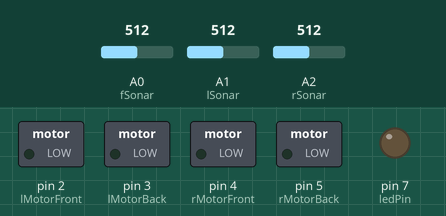
Bench run of a sketch on a simulated Arduino Uno, built with avr-gcc and run on an emulated ATmega328P. Shown: switched loads named in the sketch (green lamp = pin HIGH), output pins drawn as LEDs (lit = HIGH). Dashed ring = blinking. The inputs (shaded band) are chosen by the test bench; at power-on: A0 (fSonar) = 512, A2 (rSonar) = 512, A1 (lSonar) = 512.

Above: at 0.97 s.
1.3 s: A0 (fSonar) set to 32
4.3 s: A0 (fSonar) set to 26
At 5.03 s:
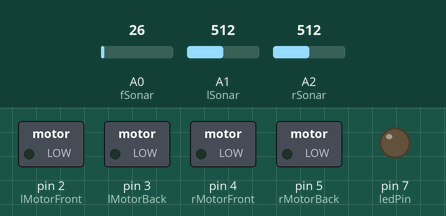
7.3 s: A2 (rSonar) set to 523
At 7.65 s:
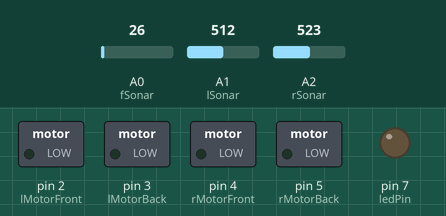
10.3 s: A2 (rSonar) set to 511
At 10.66 s:
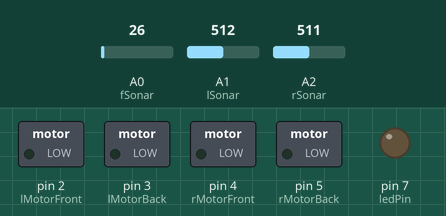
13.3 s: A2 (rSonar) set to 716
At 13.66 s:
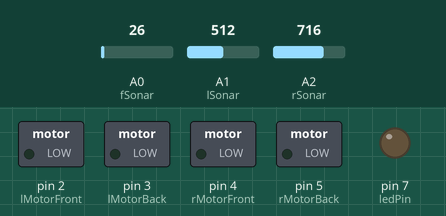
Timing chart, 0 to 17.3 s (numbered marks = the images above; inputs shaded):
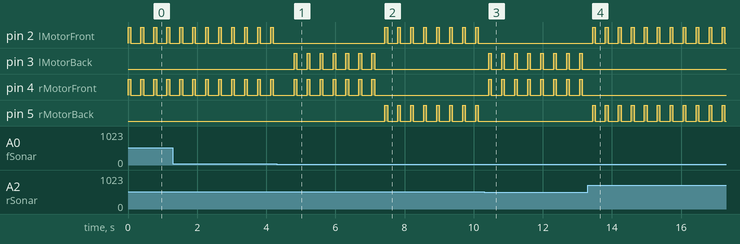

The sketch:

robot.ino
```cpp
/**
 * Video-Based Target Identification System
 * Robot Subsystem (Blumenkranz)
 *
 * Move forward while reading from sonar sensor
 * If within distance range, check left and right sonar
 * Move in direction with most room until forward is free
 *
 * Override autonomous control if Pi says so
 * Communicate with Pi over SPI
 * Light LED entirely based on whim of the Pi
 *
 * (c) 2014 Muhammad Abdul-Rahim
 */

#include <SPI.h>

//	Self-defined SPI bytes
#define MOTOR_START		0x01
#define MOTOR_STOP		0x02
#define LED_ON			0x03
#define LED_OFF			0x04

//	Motor states
#define MOTION_NONE		0x00
#define MOTION_FORWARD	0x01
#define MOTION_LEFT		0x02
#define MOTION_RIGHT	0x03

//	Analog pins for sonar sensors
const int fSonar = A0;
const int lSonar = A1;
const int rSonar = A2;

//	Digital pins for H-Bridge logic
const int lMotorFront = 2;
const int lMotorBack = 3;
const int rMotorFront = 4;
const int rMotorBack = 5;

//	Digital pin for LED
const int ledPin = 7;

//	Debug variables
const boolean debug = false;
const int baudRate = 9600;

//	Motor control variables
const int sensorRange = 30;	// what is this in cm?
const int motorDelay = 300;		// milliseconds

//	Logical booleans
volatile boolean motorsAllowed = true;
boolean inTurn = false;

//	read all sonar sensors at the start
unsigned int fSonarValue;
unsigned int lSonarValue;
unsigned int rSonarValue;

void setup()
{
	if( debug )
		Serial.begin(baudRate);

	//	initialize pins
	pinMode(lMotorFront,	OUTPUT);
	pinMode(lMotorBack,		OUTPUT);
	pinMode(rMotorFront,	OUTPUT);
	pinMode(rMotorBack,		OUTPUT);
	pinMode(ledPin,			OUTPUT);
	setMotors(MOTION_NONE);

	// initialize SPI
	pinMode(MISO,OUTPUT);
	SPCR |= _BV(SPE);
	SPI.attachInterrupt();
}

//	SPI Interrupt Service Routine
ISR(SPI_STC_vect)
{
	byte b = SPDR;	// SPI Data Register
	if( debug )
		Serial.println(b,HEX);

	switch(b)
	{
		//	Motor control dictated by main loop()
		case MOTOR_START:
			motorsAllowed = true;
			break;
		case MOTOR_STOP:
			motorsAllowed = false;
			setMotors(MOTION_NONE);
			break;

		//	LED control self-contained
		case LED_ON:
			digitalWrite(ledPin,HIGH);
			break;
		case LED_OFF:
			digitalWrite(ledPin,LOW);
			break;
	}
}

void loop()
{
	if( !motorsAllowed )
		setMotors(MOTION_NONE);
	else
	{
		//	read all sonar sensors at the start
		fSonarValue = analogRead(fSonar);
		lSonarValue = analogRead(lSonar);
		rSonarValue = analogRead(rSonar);

		//	I wish prinf() could work for this, but alas
		if( debug )
		{
			Serial.print("{");
			Serial.print(fSonarValue);
			Serial.print(",");
			Serial.print(lSonarValue);
			Serial.print(",");
			Serial.print(rSonarValue);
			Serial.println("}");
		}

		//	if the front sonar is blocked, handle directional turn
		if( fSonarValue < sensorRange )
		{
			//	force a slight delay before starting turn
			if( !inTurn )
			{
				setMotors(MOTION_NONE);
				delay(motorDelay);
				inTurn = true;
			}

			//	determine direction to turn in and turn
			if( rSonarValue > lSonarValue )
				setMotors(MOTION_RIGHT);
			else
				setMotors(MOTION_LEFT);
		}
		else
		{
			setMotors(MOTION_FORWARD);
			inTurn = false;
		}

		//	slow down the robot
		delay(motorDelay/4);
		setMotors(MOTION_NONE);
		delay(motorDelay);

	}
}

//	Set motor based on which direction you want to go (obfuscation!)
void setMotors(byte state)
{
	switch(state)
	{
		case MOTION_NONE:
			digitalWrite(lMotorFront,	LOW);
			digitalWrite(lMotorBack,	LOW);
			digitalWrite(rMotorFront,	LOW);
			digitalWrite(rMotorBack,	LOW);
			break;
		case MOTION_FORWARD:
			digitalWrite(lMotorFront,	HIGH);
			digitalWrite(lMotorBack,	LOW);
			digitalWrite(rMotorFront,	HIGH);
			digitalWrite(rMotorBack,	LOW);
			break;
		case MOTION_LEFT:
			digitalWrite(lMotorFront,	LOW);
			digitalWrite(lMotorBack,	HIGH);
			digitalWrite(rMotorFront,	HIGH);
			digitalWrite(rMotorBack,	LOW);
			break;
		case MOTION_RIGHT:
			digitalWrite(lMotorFront,	HIGH);
			digitalWrite(lMotorBack,	LOW);
			digitalWrite(rMotorFront,	LOW);
			digitalWrite(rMotorBack,	HIGH);
			break;
	}
}
```

Measured:
- the behaviour switches between 30 and 29 on A0 (fSonar) (found by bisection; images 0 and 1)
- the behaviour switches between 512 and 513 on A2 (rSonar) (found by bisection; images 1 and 2)
- after the input at 4.3 s, pin 2 (lMotorFront): stops changing and stays LOW; pin 3 (lMotorBack): alternates HIGH for 0.08 s and LOW for 0.30 s, starting after 0.50 s
- after the input at 7.3 s, pin 2 (lMotorFront), pin 5 (rMotorBack): alternates HIGH for 0.08 s and LOW for 0.30 s, starting after 0.13 s; pin 3 (lMotorBack), pin 4 (rMotorFront): stops changing and stays LOW
- after the input at 10.3 s, pin 2 (lMotorFront), pin 5 (rMotorBack): stops changing and stays LOW; pin 3 (lMotorBack), pin 4 (rMotorFront): alternates HIGH for 0.08 s and LOW for 0.30 s, starting after 0.14 s
- after the input at 13.3 s, pin 2 (lMotorFront), pin 5 (rMotorBack): alternates HIGH for 0.08 s and LOW for 0.30 s, starting after 0.14 s; pin 3 (lMotorBack), pin 4 (rMotorFront): stops changing and stays LOW
- by itself, pin 2 (lMotorFront), pin 4 (rMotorFront): alternates HIGH for 0.08 s and LOW for 0.30 s
